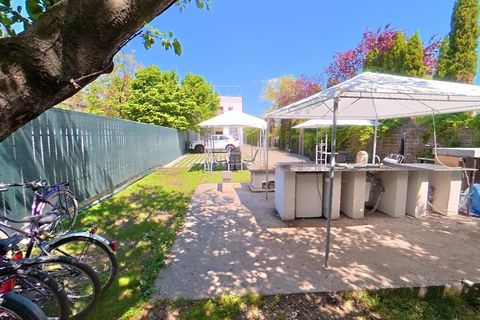
#> input picture weboldal/uj/img/galeria/biciklik-k.jpg, 480 x 320 px
$ python persp.py ../../weboldal/uj/img/galeria/biciklik-k.jpg 1.0 ../../weboldal/uj/img/galeria/biciklik.jpg
#> lines starting #> are read from the running program, lines starting #| are printed output that depends on the picture
import sys, numpy as np
from PIL import Image
def view(src, s, out, W=1280, H=854, hfov=96, pitch=-6, extra=0):
#> called with s = 1, W = 1280, H = 854, hfov = 96, pitch = -6, extra = 0
    im = np.asarray(Image.open(src).convert('RGB')); h, w, _ = im.shape
#> in view, im is the input picture: shape (320, 480, 3); mean R, G, B 125.3, 129.6, 126.1
#> after `h, w, _ = im.shape`: h = 320; w = 480
    t = np.tan(np.radians(hfov/2)); tv = t*H/W
    i = (np.arange(W)+.5)/W*2-1; j = (np.arange(H)+.5)/H*2-1
    x, y = np.meshgrid(i*t, -j*tv); z = np.ones_like(x)
    p = np.radians(pitch); y2 = y*np.cos(p)+z*np.sin(p); z2 = -y*np.sin(p)+z*np.cos(p)
    lon = np.arctan2(x, z2); lat = np.arctan2(y2, np.hypot(x, z2))
    u = ((s + extra/360 + lon/(2*np.pi)) % 1)*w; v = (.5 - lat/np.pi)*h
    u0 = np.clip(u.astype(int), 0, w-1); v0 = np.clip(v.astype(int), 0, h-1)
    Image.fromarray(im[v0, u0]).save(out, quality=84, optimize=True, progressive=True)
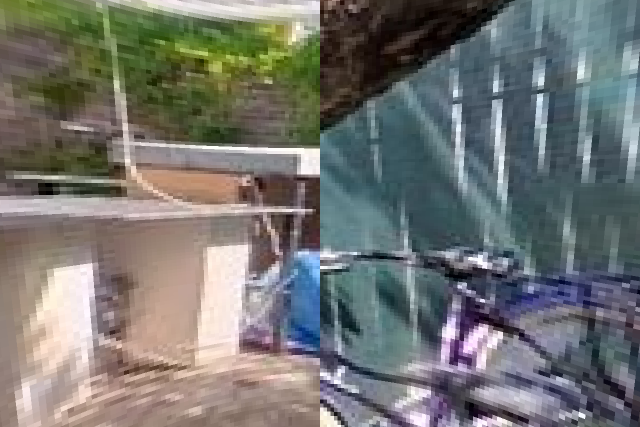
#> saved as biciklik.jpg: PIL image 1280x854 RGB (shown at 1/2 size); mean R, G, B 115.4, 116.5, 113.1
if __name__ == '__main__':
    view(sys.argv[1], float(sys.argv[2]), sys.argv[3])

$ run again, on weboldal/uj/img/galeria/dingi-ablak-k.jpg
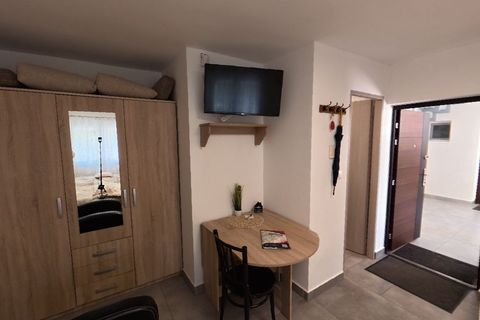
#> input picture weboldal/uj/img/galeria/dingi-ablak-k.jpg, 480 x 320 px
#> in view, im is the input picture: shape (320, 480, 3); mean R, G, B 123.6, 104.6, 93.9
#> in view, `Image.fromarray(im[v0, u0]).save(out, quality=84, optimize=True, progr..`:
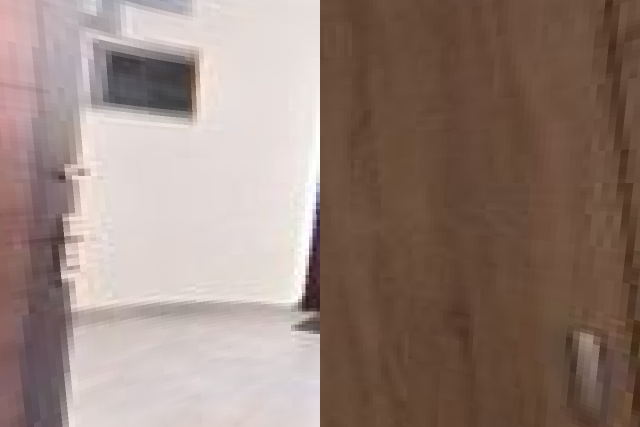
#> saved as dingi-ablak-k.jpg: PIL image 1280x854 RGB (shown at 1/2 size); mean R, G, B 149.5, 129.3, 120.2

$ run again, on weboldal/uj/img/galeria/dingi-eloter-k.jpg
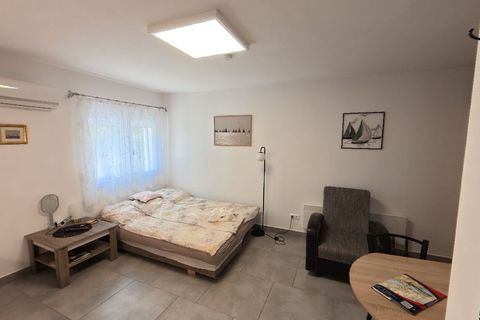
#> input picture weboldal/uj/img/galeria/dingi-eloter-k.jpg, 480 x 320 px
#> in view, im is the input picture: shape (320, 480, 3); mean R, G, B 153.2, 139.5, 128.4
#> in view, `Image.fromarray(im[v0, u0]).save(out, quality=84, optimize=True, progr..`:
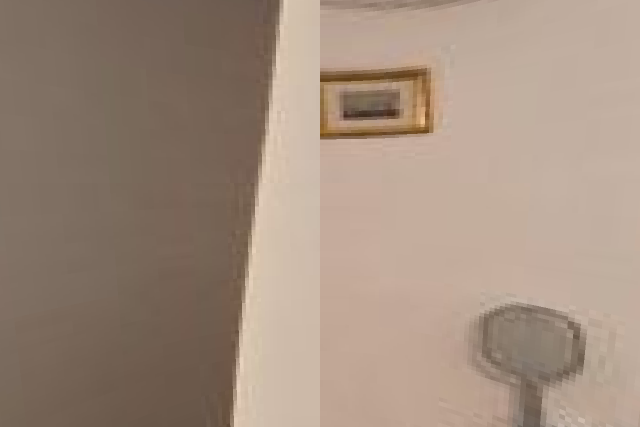
#> saved as dingi-eloter-k.jpg: PIL image 1280x854 RGB (shown at 1/2 size); mean R, G, B 161.6, 141.5, 126
